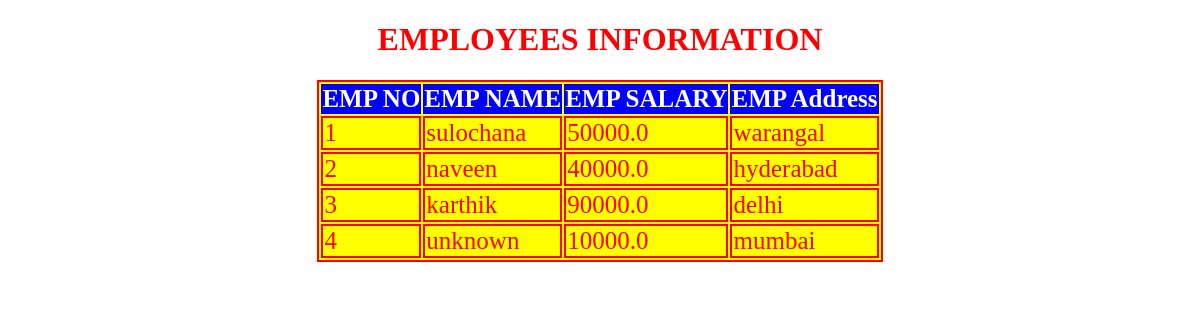
The app's page /empinfo/ with its own data.
### Emplyees/models.py (models this page shows, shortened)
class Employee(models.Model):
    eno = models.IntegerField()
    ename = models.CharField(max_length=50)
    esalary = models.FloatField()
    eaddress = models.CharField(max_length=200)

### Emplyees/views.py (the view)
# urls.py: path('empinfo/',views.empview),
def empview(request):
    emp_list = Employee.objects.all()
    my_dict = {'emp_list':emp_list}
    return render(request,'testApp/emp.html',context=my_dict)

### templates/testApp/emp.html (shortened to what this page needs)
<!DOCTYPE html>
{% load static %}
<html lang="en">
<head>
    <link rel='stylesheet' href="{% static "css/demo2.css" %}">
</head>
<body>
    <h1>EMPLOYEES INFORMATION</h1>
    {% if emp_list %}
    <table>
        <thead>
            <th>EMP NO</th>
            <th>EMP NAME</th>
            <th>EMP SALARY</th>
            <th> EMP Address</th>
        </thead>
        {% for emp in emp_list %}
        <tr>
            <td>{{emp.eno}}</td>
            <td>{{emp.ename}}</td>
            <td>{{emp.esalary}}</td>
            <td>{{emp.eaddress}}</td>
        </tr>
        {% endfor %}
    </table>
    {% else %}
    <p>NO EMPLOYEES FOUND</p>
    {% endif %}
</body>
</html>

### static/css/demo2.css (style rules this page uses)
body { background: url(https://unsplash.com/photos/wunVFNvqhfE); background-repeat: no-repeat; background-size:cover ; }
h1 { color:red; text-align:center; }
td,table { margin:auto; background:yellow ; color:red; border: 2px solid red; font-size: 25px; }
thead { background: blue; color: white; }

### records on screen
Employee: eno "1", ename "sulochana", esalary "50000.0", eaddress "warangal"
Employee: eno "2", ename "naveen", esalary "40000.0", eaddress "hyderabad"
Employee: eno "3", ename "karthik", esalary "90000.0", eaddress "delhi"
Employee: eno "4", ename "unknown", esalary "10000.0", eaddress "mumbai"
